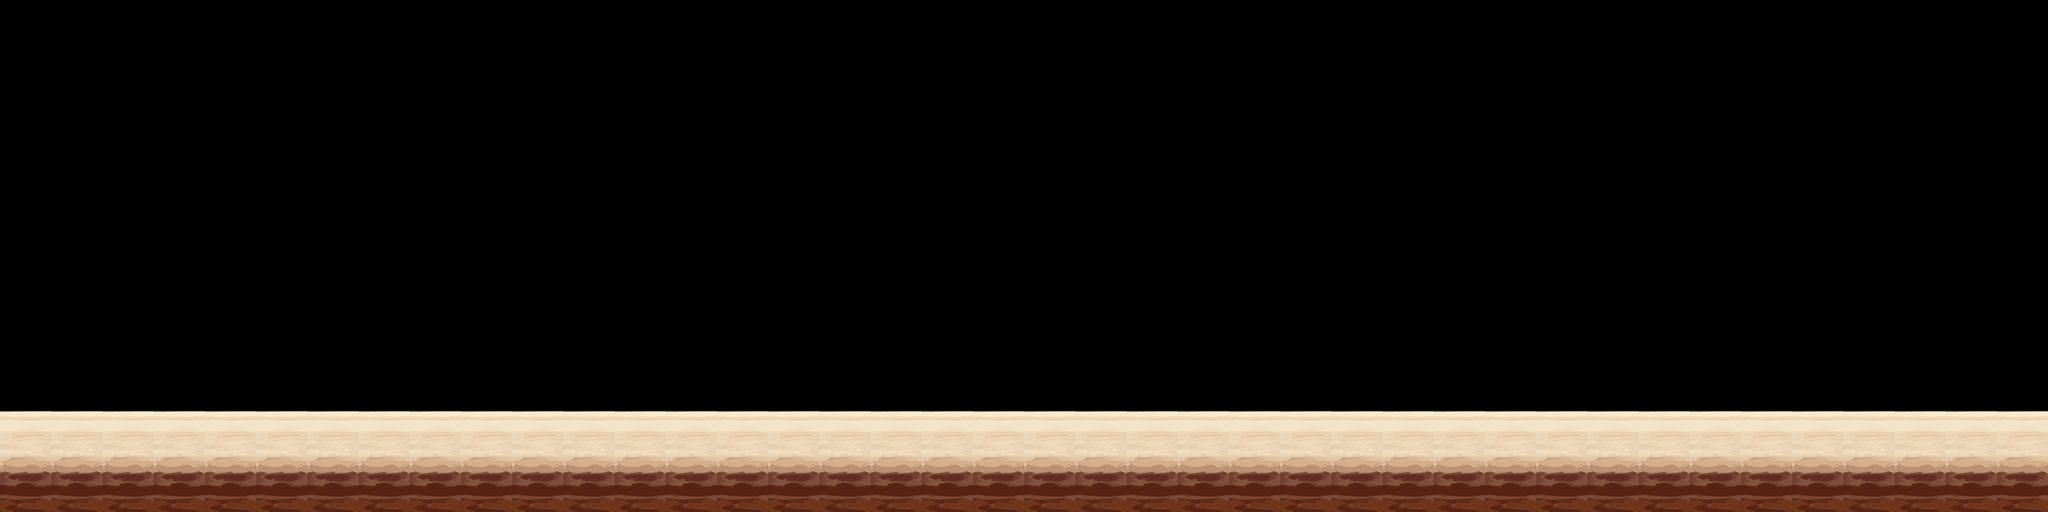

Below is a game level as drawn by its tile map, then a one-line description and the .tmx that defines it (tile-layer data replaced by summaries):
An orthogonal 40x10 tile map with 64x64 px tiles, 2 tile layers (bg, platform), 3 tilesets and 145 objects.

<map version="1.4" tiledversion="1.4.2" orientation="orthogonal" renderorder="right-down" width="40" height="10" tilewidth="64" tileheight="64" infinite="0" nextlayerid="9" nextobjectid="146">
 <tileset firstgid="1" source="../bg_dark_block.tsx" />
 <tileset firstgid="11" source="../bg_dark_bg.tsx" />
 <tileset firstgid="35" name="item" tilewidth="154" tileheight="148" tilecount="6" columns="0">
  <grid orientation="orthogonal" width="152" height="146" />
  <tile id="0">
   <image width="66" height="66" source="../../item/item_004.png" />
  </tile>
  <tile id="1">
   <image width="114" height="114" source="../../item/item_006.png" />
  </tile>
  <tile id="2">
   <image width="66" height="66" source="../../item/goldcoin/gold_coin0.png" />
  </tile>
  <tile id="3">
   <image width="114" height="114" source="../../item/animation_item_heart/animation_item_heart001.png" />
  </tile>
  <tile id="4">
   <image width="66" height="66" source="../../item/item_003.png" />
  </tile>
  <tile id="5">
   <image width="154" height="148" source="../../item/item_002.png" />
  </tile>
 </tileset>
 <objectgroup id="1" name="object_bg2" visible="0">
  <object id="1" gid="8" x="260.629" y="533.782" width="837" height="249" rotation="5.86987" />
 </objectgroup>
 <objectgroup id="2" name="object_bg" visible="0">
  <object id="2" gid="3" x="944" y="626" width="95" height="220" />
 </objectgroup>
 <layer id="3" name="bg" width="40" height="10">
  <data>[400 cells, 0 non-empty, 0 distinct tile ids]</data>
 </layer>
 <layer id="4" name="platform" width="40" height="10">
  <data>[400 cells, 80 non-empty, 2 distinct tile ids]</data>
 </layer>
 <objectgroup id="5" name="object_obstacle" />
 <objectgroup id="6" name="object_item">
  <object id="3" gid="36" x="8" y="408" width="114" height="114" />
  <object id="4" gid="38" x="2248" y="496" width="114" height="114" />
  <object id="5" gid="37" x="130" y="384" width="66" height="66" />
  <object id="6" gid="37" x="194" y="384" width="66" height="66" />
  <object id="7" gid="37" x="258" y="384" width="66" height="66" />
  <object id="8" gid="35" x="321" y="384" width="66" height="66" />
  <object id="9" gid="35" x="321" y="320" width="66" height="66" />
  <object id="10" gid="35" x="321" y="448" width="66" height="66" />
  <object id="11" gid="35" x="385" y="320" width="66" height="66" />
  <object id="12" gid="35" x="385" y="384" width="66" height="66" />
  <object id="13" gid="35" x="385" y="448" width="66" height="66" />
  <object id="14" gid="35" x="449" y="320" width="66" height="66" />
  <object id="15" gid="35" x="513" y="448" width="66" height="66" />
  <object id="16" gid="35" x="449" y="384" width="66" height="66" />
  <object id="17" gid="35" x="449" y="448" width="66" height="66" />
  <object id="18" gid="35" x="513" y="384" width="66" height="66" />
  <object id="19" gid="35" x="513" y="320" width="66" height="66" />
  <object id="20" gid="35" x="577" y="361" width="66" height="66" />
  <object id="21" gid="35" x="670" y="320" width="66" height="66" />
  <object id="22" gid="39" x="623" y="318" width="66" height="66" />
  <object id="23" gid="35" x="577" y="443" width="66" height="66" />
  <object id="24" gid="39" x="623" y="277" width="66" height="66" />
  <object id="25" gid="35" x="670" y="485" width="66" height="66" />
  <object id="26" gid="35" x="670" y="403" width="66" height="66" />
  <object id="27" gid="39" x="623" y="484" width="66" height="66" />
  <object id="28" gid="39" x="716" y="403" width="66" height="66" />
  <object id="29" gid="35" x="670" y="444" width="66" height="66" />
  <object id="30" gid="39" x="716" y="444" width="66" height="66" />
  <object id="31" gid="39" x="623" y="360" width="66" height="66" />
  <object id="32" gid="39" x="716" y="319" width="66" height="66" />
  <object id="33" gid="35" x="577" y="278" width="66" height="66" />
  <object id="34" gid="39" x="716" y="278" width="66" height="66" />
  <object id="35" gid="39" x="623" y="402" width="66" height="66" />
  <object id="36" gid="39" x="623" y="443" width="66" height="66" />
  <object id="37" gid="35" x="577" y="319" width="66" height="66" />
  <object id="38" gid="35" x="577" y="484" width="66" height="66" />
  <object id="39" gid="35" x="577" y="402" width="66" height="66" />
  <object id="40" gid="39" x="716" y="485" width="66" height="66" />
  <object id="41" gid="35" x="670" y="362" width="66" height="66" />
  <object id="42" gid="35" x="670" y="279" width="66" height="66" />
  <object id="43" gid="39" x="716" y="361" width="66" height="66" />
  <object id="44" gid="40" x="784" y="480" width="154" height="148" />
  <object id="45" gid="40" x="784" y="336" width="154" height="148" />
  <object id="46" gid="39" x="1084" y="361" width="66" height="66" />
  <object id="47" gid="39" x="1084" y="485" width="66" height="66" />
  <object id="48" gid="39" x="1084" y="278" width="66" height="66" />
  <object id="49" gid="35" x="1038" y="444" width="66" height="66" />
  <object id="50" gid="39" x="1084" y="403" width="66" height="66" />
  <object id="51" gid="39" x="991" y="277" width="66" height="66" />
  <object id="52" gid="39" x="991" y="360" width="66" height="66" />
  <object id="53" gid="40" x="1152" y="480" width="154" height="148" />
  <object id="54" gid="35" x="1038" y="320" width="66" height="66" />
  <object id="55" gid="39" x="1084" y="444" width="66" height="66" />
  <object id="56" gid="35" x="1038" y="279" width="66" height="66" />
  <object id="57" gid="35" x="945" y="278" width="66" height="66" />
  <object id="58" gid="35" x="945" y="484" width="66" height="66" />
  <object id="59" gid="39" x="991" y="484" width="66" height="66" />
  <object id="60" gid="35" x="945" y="402" width="66" height="66" />
  <object id="61" gid="40" x="1152" y="336" width="154" height="148" />
  <object id="62" gid="39" x="991" y="318" width="66" height="66" />
  <object id="63" gid="35" x="1038" y="403" width="66" height="66" />
  <object id="64" gid="39" x="991" y="402" width="66" height="66" />
  <object id="65" gid="35" x="945" y="443" width="66" height="66" />
  <object id="66" gid="39" x="991" y="443" width="66" height="66" />
  <object id="67" gid="39" x="1084" y="319" width="66" height="66" />
  <object id="68" gid="35" x="945" y="361" width="66" height="66" />
  <object id="69" gid="35" x="1038" y="362" width="66" height="66" />
  <object id="70" gid="35" x="1038" y="485" width="66" height="66" />
  <object id="71" gid="35" x="945" y="319" width="66" height="66" />
  <object id="72" gid="35" x="1676" y="361" width="66" height="66" />
  <object id="73" gid="35" x="1402" y="444" width="66" height="66" />
  <object id="74" gid="39" x="1722" y="402" width="66" height="66" />
  <object id="75" gid="39" x="1448" y="485" width="66" height="66" />
  <object id="76" gid="35" x="1769" y="444" width="66" height="66" />
  <object id="77" gid="35" x="1769" y="485" width="66" height="66" />
  <object id="78" gid="35" x="1309" y="319" width="66" height="66" />
  <object id="79" gid="35" x="1402" y="320" width="66" height="66" />
  <object id="80" gid="35" x="1676" y="278" width="66" height="66" />
  <object id="81" gid="39" x="1448" y="319" width="66" height="66" />
  <object id="82" gid="39" x="1355" y="484" width="66" height="66" />
  <object id="83" gid="35" x="1309" y="402" width="66" height="66" />
  <object id="84" gid="39" x="1355" y="402" width="66" height="66" />
  <object id="85" gid="39" x="1722" y="277" width="66" height="66" />
  <object id="86" gid="35" x="1676" y="443" width="66" height="66" />
  <object id="87" gid="35" x="1309" y="484" width="66" height="66" />
  <object id="88" gid="39" x="1722" y="443" width="66" height="66" />
  </objectgroup>
 <objectgroup id="7" name="object_monster" />
 <objectgroup id="8" name="object_monster2" />
</map>
<!-- 57 of 145 objects omitted -->
